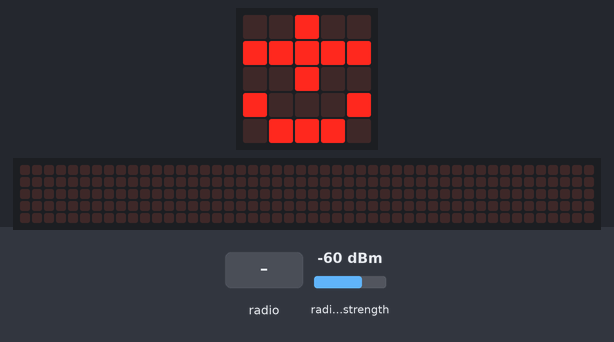
Recording of a program running on a simulated BBC micro:bit (MakeCode). Shown: the board's 5×5 LED display, a strip that is not on the board, showing the scrolling text unrolled. The inputs (shaded band) are chosen by the test bench; at power-on: radio signal strength -60 dBm. The 48×5 strip is a reading aid, not a part: it shows the text the display is scrolling, unrolled, one strip-width of it at a time.

Above: at 1.6 s.
1.7 s: radio message "1" arrives
At 1.77 s:
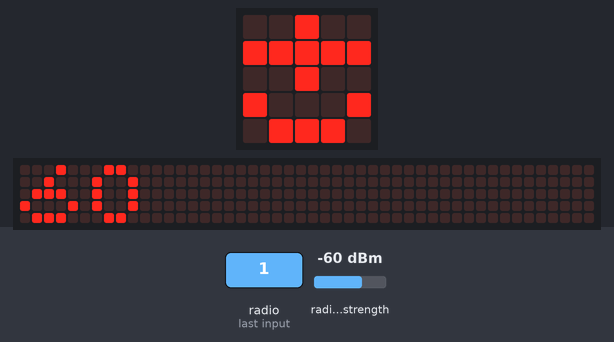
3.6 s: radio message "0" arrives
At 5.62 s:
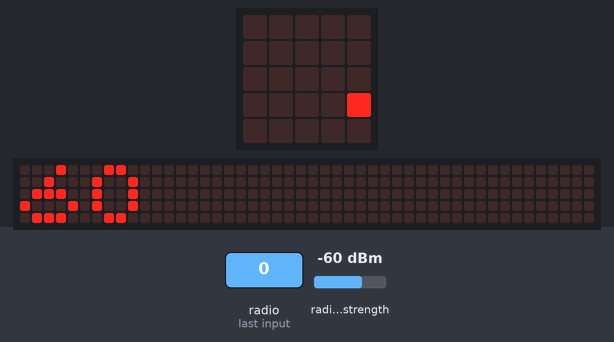
At 8.8 s:
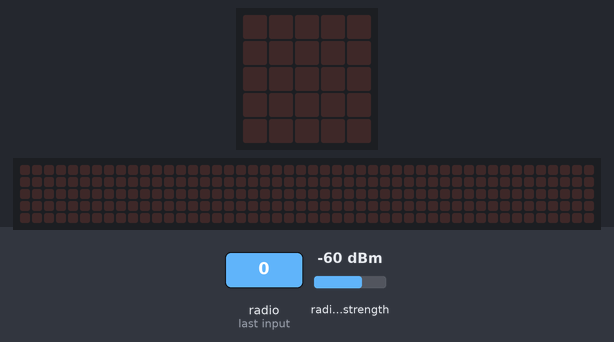
Timing chart, 0 to 10.3 s (numbered marks = the images above; inputs shaded):
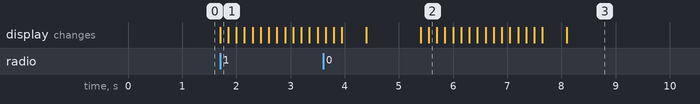

Measured:
- after the input at 1.7 s, the display: changes at once (image 1)

The program:

main.ts
```typescript
radio.onReceivedNumber(function (receivedNumber) {
    force = radio.receivedPacket(RadioPacketProperty.SignalStrength)
    basic.showNumber(Math.abs(force))
    basic.pause(1000)
})
let force = 0
radio.setGroup(1)
radio.setTransmitPower(6)
basic.showLeds(`
    . . # . .
    # # # # #
    . . # . .
    # . . . #
    . # # # .
    `)
```

test.ts
```typescript
// les tests vont ici ; cela ne sera pas compilé si ce paquet est utilisé en tant qu'extension.
```
